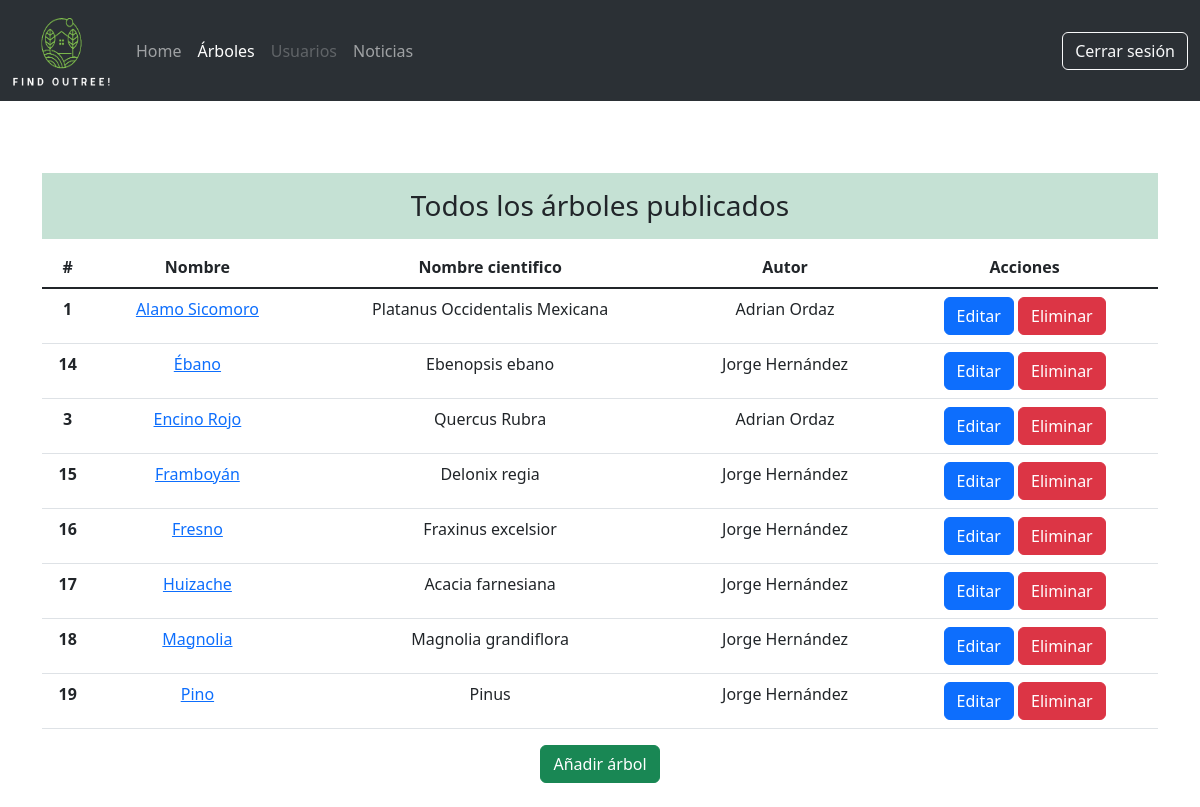
Screenshot of /AdminArboles.php (signed in) with the database file from the repository.
### tables this page shows
CREATE TABLE `arboles` (
  `tree_id` int(11) NOT NULL,
  `tree_name` varchar(50) NOT NULL,
  `tree_sciName` varchar(50) NOT NULL,
  `description_tree` text NOT NULL,
  `tree_images` text NOT NULL,
  `tree_things` text NOT NULL,
  `zone_image` varchar(50) NOT NULL,
  `mercado_link` text NOT NULL,
  `zones` varchar(50) NOT NULL,
  `tree_family` varchar(50) NOT NULL,
  `water_time` varchar(50) NOT NULL,
  `sun_time` varchar(50) NOT NULL,
  `height` varchar(50) NOT NULL,
  `tree_color` varchar(50) NOT NULL,
  `tree_cover` varchar(50) DEFAULT NULL,
  `short_description` text NOT NULL DEFAULT '',
  `id_user` int(11) NOT NULL
);

CREATE TABLE `users` (
  `id_user` int(11) NOT NULL,
  `user_name` varchar(50) NOT NULL,
  `user_mail` varchar(50) NOT NULL,
  `password` varchar(50) NOT NULL,
  `puesto` varchar(50) NOT NULL
);

### php/functions.php (called while the page is built, shortened)
<?php
    function dbConnect(){
        $mysqli = new mysqli(SERVER, USERNAME, PASSWORD, DATABASE);
        if($mysqli->connect_errno != 0){
            return FALSE;
        }else{
            return $mysqli;
        }
    }
    function showTrees(){
        $mysqli = dbConnect();
        $result = $mysqli->query("SELECT * FROM arboles JOIN users ON arboles.id_user = users.id_user ORDER BY arboles.tree_name");
        while($row = $result->fetch_assoc()){
            $data[] = $row;
        }
        return $data;
    }
    function getUserById($id){
        $mysqli = dbConnect();
        $smtp = $mysqli->prepare("SELECT * FROM users WHERE id_user = ?");
        $smtp->bind_param("s",$id);
        $smtp->execute();
        $result = $smtp->get_result();
        $data = $result->fetch_all(MYSQLI_ASSOC);
        return $data;
    }

### AdminArboles.php (the view, shortened to what this page needs)
<?php require "php/functions.php"?>
<!DOCTYPE html>
<html lang="es">
<head>
    <link href="https://cdn.jsdelivr.net/npm/bootstrap@5.3.0/dist/css/bootstrap.min.css" rel="stylesheet">
</head>
<body>
    <?php include "includes/navAdmin.php" ?>
    <br>
    <div class="container text-center">
        <br>
        <div class="row">
            <div class="col-12"><br>
                <h3 class="p-3 bg-success bg-opacity-25 ">Todos los árboles publicados</h3>
                <?php $trees = showTrees()?>
                    <table class="table">
                        <thead>
                            <tr>
                                <th scope="col">#</th>
                                <th scope="col">Nombre</th>
                                <th scope="col">Nombre cientifico</th>
                                <th scope="col">Autor</th>
                                <th scope="col">Acciones</th>
                            </tr>
                        </thead>
                        <tbody class="table-group-divider">
                    <?php
                        foreach($trees as $tree){
                            ?>
                            <tr>
                            <th scope="row"><?php echo $tree['tree_id']?></th>
                            <td><a href="arboles.php?tree_id=<?php echo urlencode($tree['tree_id'])?>" target="_blank"><?php echo $tree['tree_name']?></a></td>
                            <td><?php echo $tree['tree_sciName']?></td>
                            <td><?php echo $tree['user_name']?></td>
                            <td><a href="editarArbol.php?tree_id=<?php echo urlencode($tree['tree_id'])?>"><button type="button" class="btn btn-primary">Editar</button></a>
                            <a href="PHP/eliminar.php?id=<?php echo $tree['tree_id']?>&tabla=<?php echo "arboles" ?>&test=<?php echo "tree_id" ?>" onclick="return confirm('¿Estás seguro de que deseas eliminar este registro?');"><button type="button" class="btn btn-danger">Eliminar</button></form></td>
                            </tr>
                            <?php
                        }
                            ?>
                        </tbody>
                    </table>
                    <a href="añadirArbol.php"><button type="button" class="btn btn-success" >Añadir árbol</button>  </a>
            </div><br>
        </div>
        </div><br>
</body>
</html>

### rows the page displays
arboles: tree_id "1", tree_name "Alamo Sicomoro", tree_sciName "Platanus Occidentalis Mexicana", id_user.user_name "Adrian Ordaz"
arboles: tree_id "14", tree_name "Ébano", tree_sciName "Ebenopsis ebano", id_user.user_name "Jorge Hernández"
arboles: tree_id "3", tree_name "Encino Rojo", tree_sciName "Quercus Rubra", id_user.user_name "Adrian Ordaz"
arboles: tree_id "15", tree_name "Framboyán", tree_sciName "Delonix regia", id_user.user_name "Jorge Hernández"
arboles: tree_id "16", tree_name "Fresno", tree_sciName "Fraxinus excelsior", id_user.user_name "Jorge Hernández"
arboles: tree_id "17", tree_name "Huizache", tree_sciName "Acacia farnesiana", id_user.user_name "Jorge Hernández"
arboles: tree_id "18", tree_name "Magnolia", tree_sciName "Magnolia grandiflora", id_user.user_name "Jorge Hernández"
arboles: tree_id "19", tree_name "Pino", tree_sciName "Pinus", id_user.user_name "Jorge Hernández"
